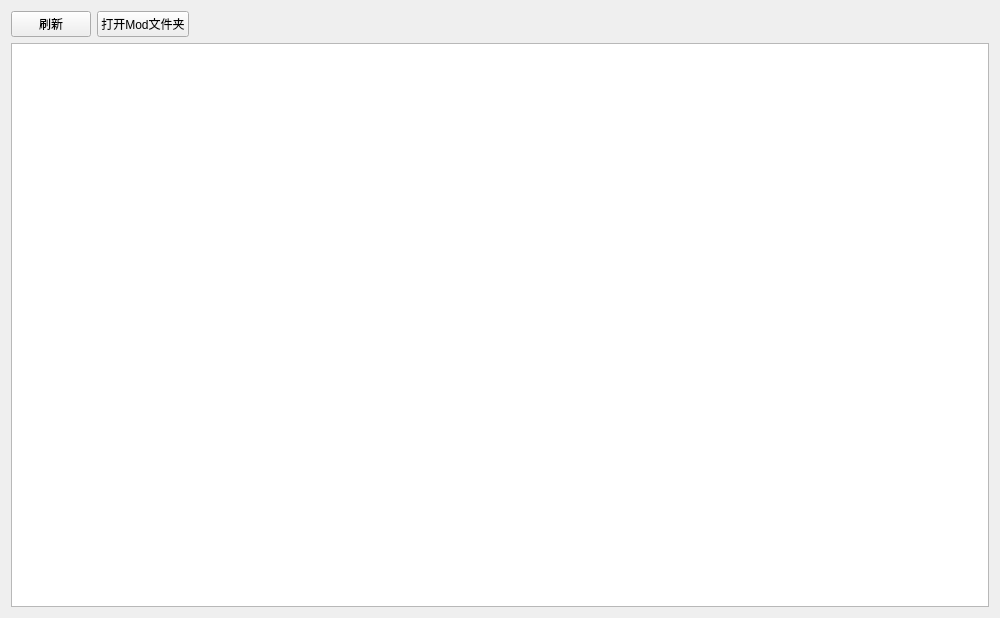
<?xml version="1.0" encoding="UTF-8"?>
<ui version="4.0">
 <class>ModManager</class>
 <widget class="QWidget" name="ModManager">
  <property name="geometry">
   <rect>
    <x>0</x>
    <y>0</y>
    <width>1000</width>
    <height>618</height>
   </rect>
  </property>
  <property name="windowTitle">
   <string>Mod管理</string>
  </property>
  <layout class="QGridLayout" name="gridLayout">
   <item row="0" column="0">
    <widget class="QPushButton" name="pb_refresh">
     <property name="text">
      <string>刷新</string>
     </property>
    </widget>
   </item>
   <item row="0" column="2">
    <spacer name="horizontalSpacer">
     <property name="orientation">
      <enum>Qt::Horizontal</enum>
     </property>
     <property name="sizeHint" stdset="0">
      <size>
       <width>40</width>
       <height>20</height>
      </size>
     </property>
    </spacer>
   </item>
   <item row="0" column="1">
    <widget class="QPushButton" name="pb_openmodir">
     <property name="text">
      <string>打开Mod文件夹</string>
     </property>
    </widget>
   </item>
   <item row="1" column="0" colspan="3">
    <widget class="QListWidget" name="lw_mods">
     <property name="resizeMode">
      <enum>QListView::Adjust</enum>
     </property>
    </widget>
   </item>
  </layout>
 </widget>
 <resources/>
 <connections/>
</ui>
